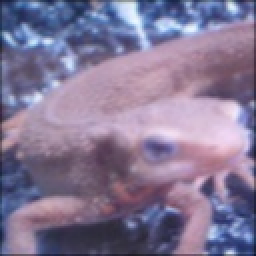
//> input picture question_11-20/answers_image/answer_11.jpg, 128 x 128 px (shown 2 times larger)
$ ./question16 ../answers_image/answer_11.jpg   (built with g++ and OpenCV 4)
//> lines starting //> are read from the running program, lines starting //| are printed output that depends on the picture
#include <iostream>
#include <opencv2/core/core.hpp>
#include <opencv2/highgui/highgui.hpp>

/***
 * @description: Prewitt滤波器 用于边缘检测
 * @param image 输入图片
 * @param ksize 滤波器的大小
 * @param horzontal 纵向或横向滤波器
 * @return Mat
 *     纵向        横向
 * | -1 -1 -1 |   | -1  0 -1 |
 * |  0  0  0 |   | -1  0  1 |
 * |  1  2  1 |   | -1  0  1 |
 */
cv::Mat Prewitt_filter(cv::Mat image, cv::Size ksize, bool horzontal=true);

int main(int argc, char const *argv[])
{
    cv::Mat image = imread(argv[1], cv::IMREAD_GRAYSCALE);
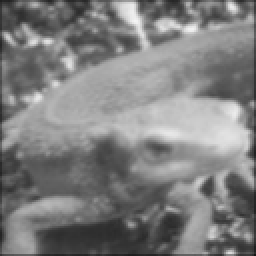
//> image: 128 rows x 128 cols, CV_8UC1 (shown 2 times larger); min 21, max 245, mean 126.8
    cv::Mat out = Prewitt_filter(image, cv::Size(3, 3), false);
    imshow("image", image);
    imshow("out", out);
    cv::waitKey(0);
    cv::destroyAllWindows();
    return 0;
}

cv::Mat Prewitt_filter(cv::Mat image, cv::Size ksize, bool horzontal)
{
//> called with ksize = Size(3, 3), horzontal = false
    int width = image.cols;
//> width = 128
    int height = image.rows;
//> height = 128

    cv::Mat out = cv::Mat::zeros(height, width, CV_8UC1);
    cv::Mat fliter = cv::Mat::zeros(ksize, CV_8SC1);
//> fliter = [[0, 0, 0], [0, 0, 0], [0, 0, 0]]
    fliter.at<char>(0, 0) = -1;
//> fliter = [[-1, 0, 0], [0, 0, 0], [0, 0, 0]]
    fliter.at<char>(0, 1) = -1;
//> fliter = [[-1, -1, 0], [0, 0, 0], [0, 0, 0]]
    fliter.at<char>(1, 2) = -1;
//> fliter = [[-1, -1, 0], [0, 0, -1], [0, 0, 0]]
    fliter.at<char>(2, 0) = 1;
//> fliter = [[-1, -1, 0], [0, 0, -1], [1, 0, 0]]
    fliter.at<char>(2, 1) = 1;
//> fliter = [[-1, -1, 0], [0, 0, -1], [1, 1, 0]]
    fliter.at<char>(2, 2) = 1;
//> fliter = [[-1, -1, 0], [0, 0, -1], [1, 1, 1]]

    int center = (ksize.height - 1) / 2;
//> center = 1
    if (!horzontal)
    {
        fliter = fliter.t();
//> fliter = [[-1, 0, 1], [-1, 0, 1], [0, -1, 1]]
    }

    for (int j = 0; j < height; j++)
    {
        for (int i = 0; i < width; i++)
        {
            double temp = 0;
            for (int _j = -center; _j < (center + 1); _j++)
            {
                for (int _i = -center; _i < (center + 1); _i++)
                {
                    if (((j + _j) >= 0) && ((i + _i) >= 0) && ((j + _j) < height) && ((i + _i) < width))
                    {
                        temp += image.at<uchar>(j + _j, i + _i) * fliter.at<char>(_j + center, _i + center);

                    }
                }
            }
            temp = fmax(temp, 0);
            temp = fmin(temp, 255);
            out.at<uchar>(j, i) = uchar(temp);
        }

    }
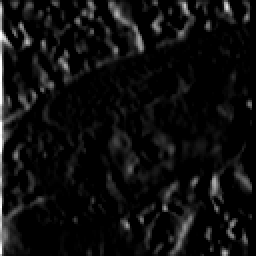
//> out: 128 rows x 128 cols, CV_8UC1 (shown 2 times larger); min 0, max 255, mean 14.9
    return out;
}

$ run again, on question_11-20/answers_image/answer_13.jpg
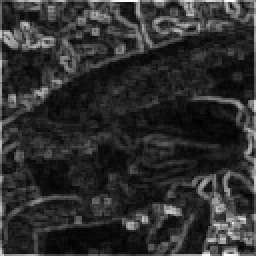
//> input picture question_11-20/answers_image/answer_13.jpg, 128 x 128 px (shown 2 times larger)
//> image is the input picture: 128 rows x 128 cols, CV_8UC1; min 1, max 255, mean 46.8
//> in Prewitt_filter, `cv::Mat fliter = cv::Mat::zeros(ksize, CV_8SC1);`: fliter = [[0, 0, 0], [0, 0, 0], [0, 0, 0]]
//> in Prewitt_filter, `fliter.at<char>(0, 0) = -1;`: fliter = [[-1, 0, 0], [0, 0, 0], [0, 0, 0]]
//> in Prewitt_filter, `fliter.at<char>(0, 1) = -1;`: fliter = [[-1, -1, 0], [0, 0, 0], [0, 0, 0]]
//> in Prewitt_filter, `fliter.at<char>(1, 2) = -1;`: fliter = [[-1, -1, 0], [0, 0, -1], [0, 0, 0]]
//> in Prewitt_filter, `fliter.at<char>(2, 0) = 1;`: fliter = [[-1, -1, 0], [0, 0, -1], [1, 0, 0]]
//> in Prewitt_filter, `fliter.at<char>(2, 1) = 1;`: fliter = [[-1, -1, 0], [0, 0, -1], [1, 1, 0]]
//> in Prewitt_filter, `fliter.at<char>(2, 2) = 1;`: fliter = [[-1, -1, 0], [0, 0, -1], [1, 1, 1]]
//> center = 1
//> in Prewitt_filter, `fliter = fliter.t();`: fliter = [[-1, 0, 1], [-1, 0, 1], [0, -1, 1]]
//> after the loop in Prewitt_filter, `for (int j = 0; j < height; j++)`:
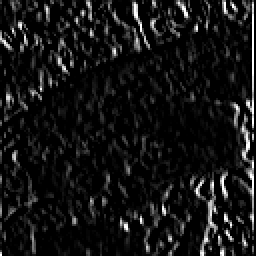
//> out: 128 rows x 128 cols, CV_8UC1 (shown 2 times larger); min 0, max 255, mean 20.1

$ run again, on question_11-20/answers_image/answer_17.jpg
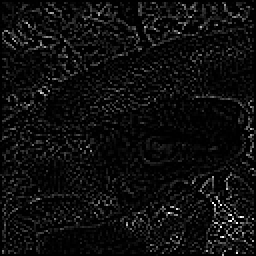
//> input picture question_11-20/answers_image/answer_17.jpg, 128 x 128 px (shown 2 times larger)
//> image is the input picture: 128 rows x 128 cols, CV_8UC1; min 0, max 255, mean 14.1
//> in Prewitt_filter, `cv::Mat fliter = cv::Mat::zeros(ksize, CV_8SC1);`: fliter = [[0, 0, 0], [0, 0, 0], [0, 0, 0]]
//> in Prewitt_filter, `fliter.at<char>(0, 0) = -1;`: fliter = [[-1, 0, 0], [0, 0, 0], [0, 0, 0]]
//> in Prewitt_filter, `fliter.at<char>(0, 1) = -1;`: fliter = [[-1, -1, 0], [0, 0, 0], [0, 0, 0]]
//> in Prewitt_filter, `fliter.at<char>(1, 2) = -1;`: fliter = [[-1, -1, 0], [0, 0, -1], [0, 0, 0]]
//> in Prewitt_filter, `fliter.at<char>(2, 0) = 1;`: fliter = [[-1, -1, 0], [0, 0, -1], [1, 0, 0]]
//> in Prewitt_filter, `fliter.at<char>(2, 1) = 1;`: fliter = [[-1, -1, 0], [0, 0, -1], [1, 1, 0]]
//> in Prewitt_filter, `fliter.at<char>(2, 2) = 1;`: fliter = [[-1, -1, 0], [0, 0, -1], [1, 1, 1]]
//> center = 1
//> in Prewitt_filter, `fliter = fliter.t();`: fliter = [[-1, 0, 1], [-1, 0, 1], [0, -1, 1]]
//> after the loop in Prewitt_filter, `for (int j = 0; j < height; j++)`:
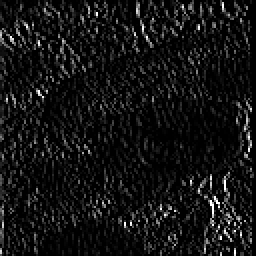
//> out: 128 rows x 128 cols, CV_8UC1 (shown 2 times larger); min 0, max 255, mean 18.8

$ run again, on question_11-20/answers_image/answer_18.jpg
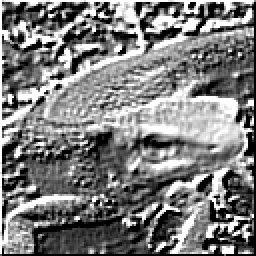
//> input picture question_11-20/answers_image/answer_18.jpg, 128 x 128 px (shown 2 times larger)
//> image is the input picture: 128 rows x 128 cols, CV_8UC1; min 0, max 255, mean 124.3
//> in Prewitt_filter, `cv::Mat fliter = cv::Mat::zeros(ksize, CV_8SC1);`: fliter = [[0, 0, 0], [0, 0, 0], [0, 0, 0]]
//> in Prewitt_filter, `fliter.at<char>(0, 0) = -1;`: fliter = [[-1, 0, 0], [0, 0, 0], [0, 0, 0]]
//> in Prewitt_filter, `fliter.at<char>(0, 1) = -1;`: fliter = [[-1, -1, 0], [0, 0, 0], [0, 0, 0]]
//> in Prewitt_filter, `fliter.at<char>(1, 2) = -1;`: fliter = [[-1, -1, 0], [0, 0, -1], [0, 0, 0]]
//> in Prewitt_filter, `fliter.at<char>(2, 0) = 1;`: fliter = [[-1, -1, 0], [0, 0, -1], [1, 0, 0]]
//> in Prewitt_filter, `fliter.at<char>(2, 1) = 1;`: fliter = [[-1, -1, 0], [0, 0, -1], [1, 1, 0]]
//> in Prewitt_filter, `fliter.at<char>(2, 2) = 1;`: fliter = [[-1, -1, 0], [0, 0, -1], [1, 1, 1]]
//> center = 1
//> in Prewitt_filter, `fliter = fliter.t();`: fliter = [[-1, 0, 1], [-1, 0, 1], [0, -1, 1]]
//> after the loop in Prewitt_filter, `for (int j = 0; j < height; j++)`:
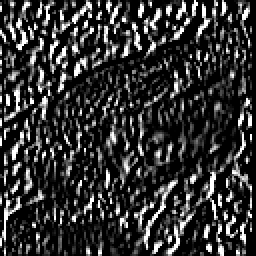
//> out: 128 rows x 128 cols, CV_8UC1 (shown 2 times larger); min 0, max 255, mean 50.8
